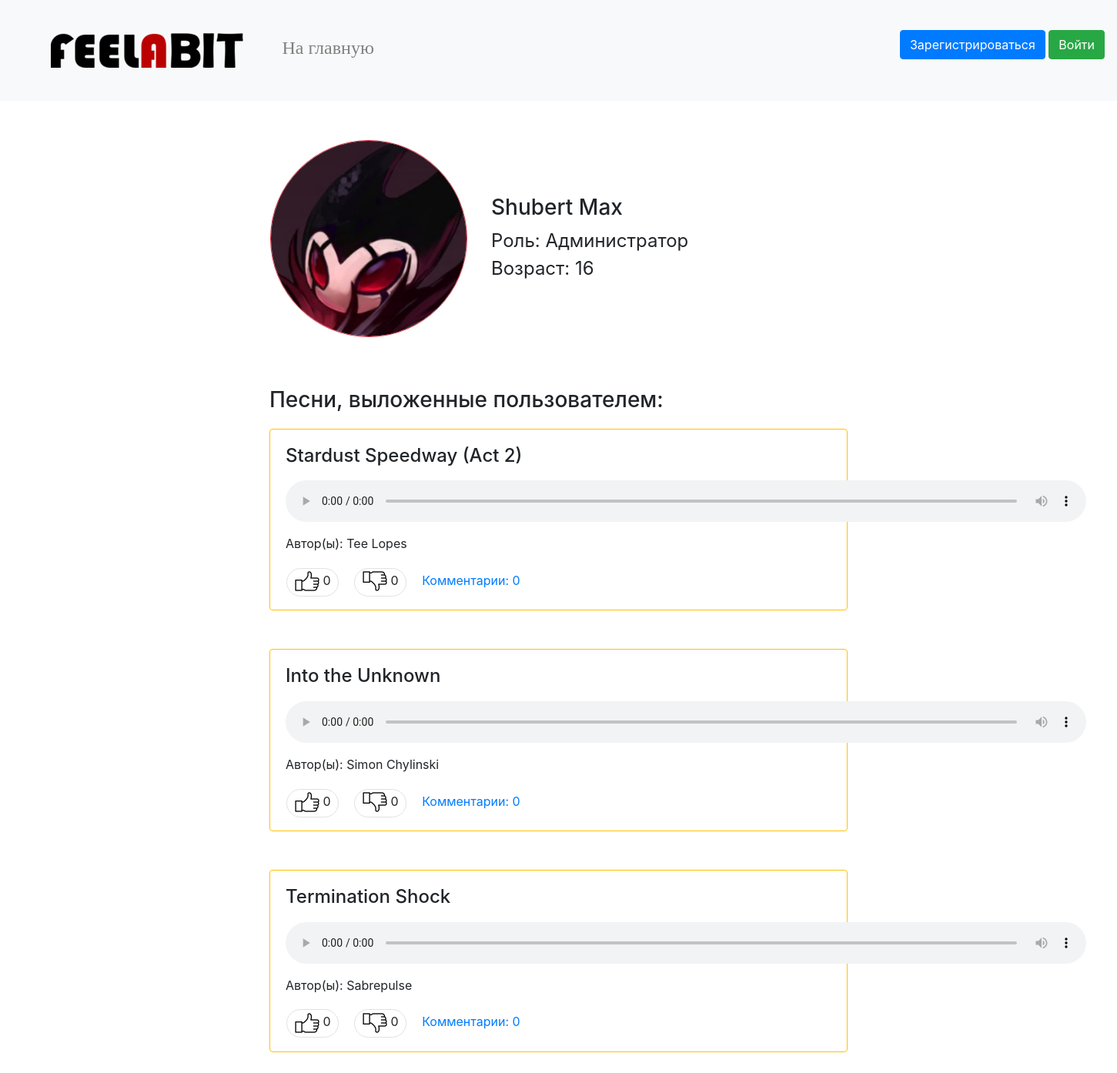
Page /user/1 on the committed database.
### data/users.py (models this page shows, shortened)
class User(SqlAlchemyBase, UserMixin, SerializerMixin):
    __tablename__ = 'users'
    id = sqlalchemy.Column(sqlalchemy.Integer, primary_key=True, autoincrement=True)
    surname = sqlalchemy.Column(sqlalchemy.String, nullable=True)
    name = sqlalchemy.Column(sqlalchemy.String, nullable=True)
    role = sqlalchemy.Column(sqlalchemy.String, nullable=True)
    email = sqlalchemy.Column(sqlalchemy.String, index=True, unique=True, nullable=True)
    age = sqlalchemy.Column(sqlalchemy.Integer, nullable=True)
    avatar_img = sqlalchemy.Column(sqlalchemy.String, default='/static/img/user.png')
    hashed_password = sqlalchemy.Column(sqlalchemy.String, nullable=True)
    modified_date = sqlalchemy.Column(sqlalchemy.DateTime, default=datetime.datetime.now)
    register_date = sqlalchemy.Column(sqlalchemy.DateTime, default=datetime.datetime.now)

### data/audio.py (models this page shows, shortened)
class Audio(SqlAlchemyBase, SerializerMixin):
    __tablename__ = 'audio'
    id = sqlalchemy.Column(sqlalchemy.Integer, primary_key=True, autoincrement=True)
    file = sqlalchemy.Column(sqlalchemy.String, nullable=True)
    publisher = sqlalchemy.Column(sqlalchemy.Integer, sqlalchemy.ForeignKey('users.id'))
    name = sqlalchemy.Column(sqlalchemy.String, nullable=True)
    author = sqlalchemy.Column(sqlalchemy.String, nullable=True)
    genre = sqlalchemy.Column(sqlalchemy.String, nullable=True)
    duration = sqlalchemy.Column(sqlalchemy.Integer, nullable=True)
    likes = sqlalchemy.Column(sqlalchemy.Integer, default=0)
    dislikes = sqlalchemy.Column(sqlalchemy.Integer, default=0)
    likers = sqlalchemy.Column(sqlalchemy.String, nullable=True)
    dislikers = sqlalchemy.Column(sqlalchemy.String, nullable=True)
    comments = sqlalchemy.Column(sqlalchemy.String, default='')
    publish_date = sqlalchemy.Column(sqlalchemy.DateTime, default=datetime.datetime.now)
    modified_date = sqlalchemy.Column(sqlalchemy.DateTime, default=datetime.datetime.now)

### main.py (the view)
@app.route('/user/<int:user_id>')
def user_prof(user_id):
    db_sess = db_session.create_session()
    user = db_sess.query(User).filter(User.id == user_id).first()
    user_audios = []
    for audio in db_sess.query(Audio).filter(Audio.publisher == user_id).all():
        audio_likers = map(int, audio.likers.split()) if audio.likers else []
        audio_dislikers = map(int, audio.dislikers.split()) if audio.dislikers else []
        comments_sum = len(audio.comments.split(',')) if audio.comments != '' else 0
        user_audios.append([audio.author, audio.file, audio.name, audio.genre, audio.id,
                            audio.likes, audio.dislikes, audio_likers, audio_dislikers,
                            comments_sum])
    user_role = roles[user.role]
    user_info = [user.surname, user.name, user_role, user.age, user.avatar_img, user.id, len(user_audios)]
    return render_template('user.html', user_info=user_info, user_audios=user_audios)

### data/db_session.py (called while the page is built)
def create_session() -> Session:
    global __factory
    return __factory()

### templates/user.html (shortened to what this page needs)
{% extends "base.html" %}
{% block content %}
    <table style="margin-top: 50px;margin-left: 250px; margin-bottom: 40px">
        <tr>
            <td>
                <img src="{{ user_info[4] }}" class="border rounded-circle border-danger" width="256px" height="256px"/>
            </td>
            <td style="padding-left: 30px">
                <h3>{{ user_info[0] }} {{ user_info[1] }}</h3>
                <font size="5">Роль: {{ user_info[2] }}</font><br>
                <font size="5">Возраст: {{ user_info[3] }}</font><br>
            </td>
        </tr>
    </table><br>
    {% if user_info[6] != 0 %}
        {% if current_user.id == user_info[5] %}
            <h3 style="margin-left:250px">Ваши выложенные песни:</h3>
        {% else %}
            <h3 style="margin-left:250px">Песни, выложенные пользователем:</h3>
        {% endif %}
    {% else %}
        {% if current_user.id == user_info[5] %}
            <h3 style="margin-left:250px">Вы не выложили ни одной песни</h3>
        {% else %}
            <h3 style="margin-left:250px">Пользователь не выложил ни одной песни</h3>
        {% endif %}
    {% endif %}
    {% for i in range(user_info[6]) %}
        {% set stl = "margin-left: 250px; margin-right: 250px; margin-bottom: 50px;" %}
        {% if i == 0 %}
            {% set stl = stl + "margin-top: 20px" %}
        {% else %}
            {% set stl = stl + "margin-top: 40px" %}
        {% endif %}
        <div class="border rounded border-warning"
             style="{{ stl }}">
            <h4 style="padding-top: 20px;padding-bottom: 10px;padding-left: 20px">{{ user_audios[i][2] }}</h4>
            <audio class="audio-main" src="/{{ user_audios[i][1] }}" controls></audio>
            <p style="padding-left: 20px">Автор(ы): {{ user_audios[i][0] }}</p>
            <table style="margin-top: 20px; margin-bottom: 20px" width="1060px">
                <tr>
                {% set stl = "width:70px;margin-left:20px;padding-bottom:10px;
                                padding-top:5px;padding-right:5px;" %}
                {% if current_user.id in user_audios[i][7] %}
                    {% set stl = stl + "background-color: silver" %}
                {% endif %}
                    <td align="left">
                <span class="border rounded-pill"
                      style="{{ stl }}">
                    <a href="/like/{{ user_audios[i][4] }} user {{ user_info[5] }}">
                        <img src="/static/img/thumb.png" style="margin-left:10px"/>
                    </a>
                    {{ user_audios[i][5] }}
                </span>
                {% set stl1 = "width:70px;margin-left:20px;padding-bottom:10px;
                                    padding-top:5px;padding-right:5px;" %}
                {% if current_user.id in user_audios[i][8] %}
                    {% set stl1 = stl + "background-color: silver" %}
                {% endif %}
                <span class="border rounded-pill"
                      style="{{ stl1 }}">
                    <a href="/dislike/{{ user_audios[i][4] }} user {{ user_info[5] }}">
                        <img class='rotateimg180 mirrorY' src="/static/img/thumb.png" style="margin-left:10px"/>
                    </a>
                    {{ user_audios[i][6] }}
                </span>
                        <span>
                    <a href="/comments/{{ user_audios[i][4] }}" style="text-decoration: none;margin-left: 20px">Комментарии: {{ user_audios[i][9] }}</a>
                </span>
                    </td>
                </tr>
            </table>
        </div>
    {% endfor %}
{% endblock %}

### static/css/style.css (style rules this page uses)
.audio-main { margin-left: 20px; margin-right: 30px; margin-bottom: 10px; width: 1040px }
.rotateimg180 { -webkit-transform:rotate(180deg); -moz-transform: rotate(180deg); -ms-transform: rotate(180deg); -o-transform: rotate(180deg); transform: rotate(180deg); }
.mirrorY { transform: scale(1, -1); }

### rows in the picture
User: avatar_img (picture), surname "Shubert", name "Max"
Audio: name "Stardust Speedway (Act 2)", author "Tee Lopes"
Audio: name "Into the Unknown", author "Simon Chylinski"
Audio: name "Termination Shock", author "Sabrepulse"

### other values in the picture
{{ user_info[2] }} "Администратор"
{{ user_info[3] }} "16"
{{ user_audios[i][5] }} "0" "0" "0"
{{ user_audios[i][6] }} "0" "0" "0"
{{ user_audios[i][9] }} "0" "0" "0"
